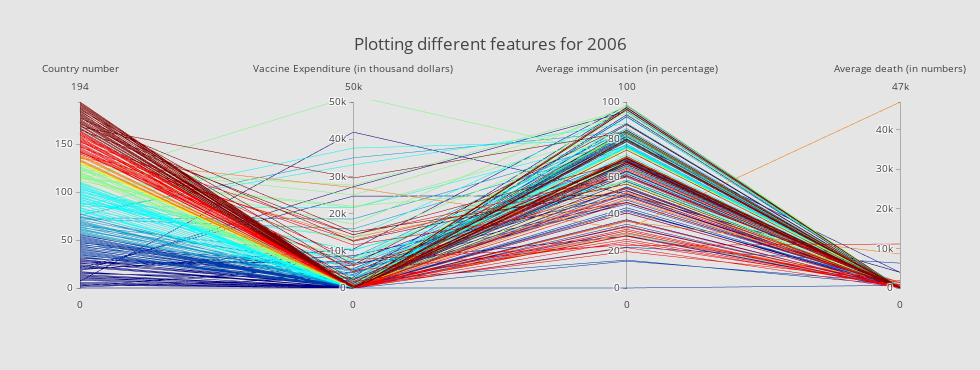
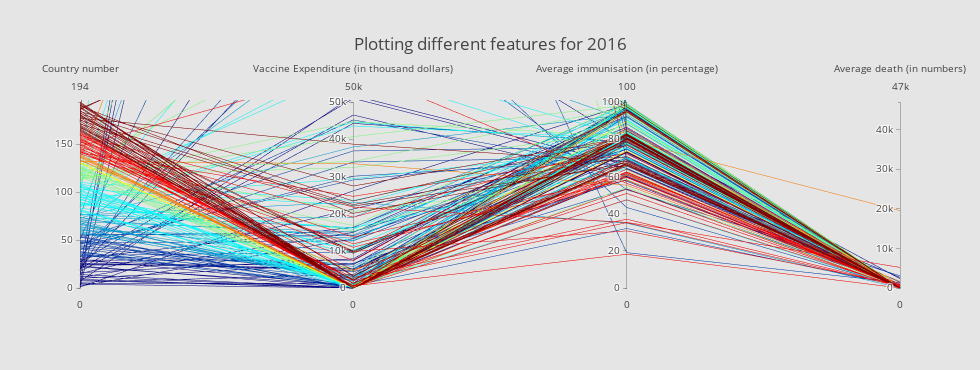

The cell these charts' notebook holds for them, in order:
### Code cell
# Parallel plot to compare features for the year 2006 and 2016

year3 = list(range(2006, 2017))

avg_death_2006, avg_immunisation_2006 = [], []
avg_death_2016, avg_immunisation_2016 = [], []

avg_death_2006 = ((dipth_death_data[2006] + tetanus_death_data[2006])/2 + hib_death_data[2006] + hep_death_data[2006] + measles_death_data[2006])/4
avg_immunisation_2006 = (DTP1_data['2006'] + DTP3_data['2006'] + HepBB_data['2006'] + HepB3_data['2006'] + MCV1_data['2006'] + MCV2_data['2006'] + Hib3_data['2006'])/7
avg_death_2016 = ((dipth_death_data[2016] + tetanus_death_data[2016])/2 + hib_death_data[2016] + hep_death_data[2016] + measles_death_data[2016])/4
avg_immunisation_2016 = (DTP1_data['2016'] + DTP3_data['2016'] + HepBB_data['2016'] + HepB3_data['2016'] + MCV1_data['2016'] + MCV2_data['2016'] + Hib3_data['2016'])/7

# Create a new data frame which has values for 2006
parallel_plot_data_2006 = pd.DataFrame(
    {'Country': DTP1_data['country'],
     'code': list(range(0,195)),
     'Region': DTP1_data['unicef_region'],
     'Vaccine_expenditure': health_spending_data[2006]/1000,
     'Avg_immunisation': avg_immunisation_2006,
     'Avg_death': avg_death_2006
    })

# Create a new data frame which has values for 2016
parallel_plot_data_2016 = pd.DataFrame(
    {'Country': DTP1_data['country'],
     'code': list(range(0,195)),
     'Region': DTP1_data['unicef_region'],
     'Vaccine_expenditure': health_spending_data[2016]/1000,
     'Avg_immunisation': avg_immunisation_2016,
     'Avg_death': avg_death_2016
    })

def calc_region_code (row):
   if row['Region'] == 'East Asia & Pacific':
      return 1
   if row['Region'] == 'Eastern & Southern Africa':
      return 2
   if row['Region'] == 'Eastern Europe & Central Asia':
      return 3
   if row['Region'] == 'Latin America & Caribbean':
      return 4
   if row['Region'] == 'Middle East & North Africa':
      return 5
   if row['Region'] == 'North America':
      return 6
   if row['Region'] == 'South Asia':
      return 7 
   if row['Region'] == 'West & Central Africa':
      return 8
   if row['Region'] == 'Western Europe':
      return 9
   return 0

parallel_plot_data_2006['Region_code'] = parallel_plot_data_2006.apply(lambda row: calc_region_code(row),axis=1)
parallel_plot_data_2006 = parallel_plot_data_2006.set_index('code')
parallel_plot_data_2006 = parallel_plot_data_2006.sort_values(['Region_code', 'Country'], ascending=[True, True])
parallel_plot_data_2006.index = range(len(parallel_plot_data_2006.index)) 

parallel_plot_data_2016['Region_code'] = parallel_plot_data_2016.apply(lambda row: calc_region_code(row),axis=1)
parallel_plot_data_2016 = parallel_plot_data_2016.set_index('code')
parallel_plot_data_2016 = parallel_plot_data_2016.sort_values(['Region_code', 'Country'], ascending=[True, True])
parallel_plot_data_2016.index = range(len(parallel_plot_data_2016.index)) 

#print(parallel_plot_data_2006['Avg_death'].mean())
#print(parallel_plot_data_2006)

data_2006 = [
    go.Parcoords(
        line = dict(color = parallel_plot_data_2006['Region_code'],
                   colorscale = "Jet"),
        dimensions = list([
            dict(range = [0,194],
                #constraintrange = [4,8],
                label = 'Country number', values = parallel_plot_data_2006.index),
            dict(range = [0,50000],
                label = 'Vaccine Expenditure (in thousand dollars)', values = parallel_plot_data_2006['Vaccine_expenditure']),
            dict(range = [0,100],
                label = 'Average immunisation (in percentage)', values = parallel_plot_data_2006['Avg_immunisation']),
            dict(range = [0,47000],
                label = 'Average death (in numbers)', values = parallel_plot_data_2006['Avg_death'])
        ])
    )
]

data_2016 = [
    go.Parcoords(
        line = dict(color = parallel_plot_data_2016['Region_code'],
                   colorscale = "Jet"),
        dimensions = list([
            dict(range = [0,194],
                #constraintrange = [4,8],
                label = 'Country number', values = parallel_plot_data_2016.index),
            dict(range = [0,50000],
                label = 'Vaccine Expenditure (in thousand dollars)', values = parallel_plot_data_2016['Vaccine_expenditure']),
            dict(range = [0,100],
                label = 'Average immunisation (in percentage)', values = parallel_plot_data_2016['Avg_immunisation']),
            dict(range = [0,47000],
                label = 'Average death (in numbers)', values = parallel_plot_data_2016['Avg_death'])
        ])
    )
]


layout_2006 = go.Layout(
    title='Plotting different features for 2006',
    plot_bgcolor = '#E5E5E5',
    paper_bgcolor = '#E5E5E5',
    width=980,
    height=370
)

layout_2016 = go.Layout(
    title='Plotting different features for 2016',
    plot_bgcolor = '#E5E5E5',
    paper_bgcolor = '#E5E5E5',
    width=980,
    height=370
)

fig1 = go.Figure(data = data_2006, layout = layout_2006)
iplot(fig1, filename = 'parcoords-basic')

fig2 = go.Figure(data = data_2016, layout = layout_2016)
iplot(fig2, filename = 'parcoords-basic')

### Figure 1 — Plotly figure (JSON) as saved in the notebook; plotly's stock layout.template omitted (floating-point values rounded to 4 significant figures; data arrays with more than 128 entries replaced by an {"elided": "..."} marker saying what was removed)
{"data": [{"dimensions": [{"label": "Country number", "range": [0, 194], "values": {"elided": "195 int values"}}, {"label": "Vaccine Expenditure (in thousand dollars)", "range": [0, 50000], "values": {"elided": "195 float values"}}, {"label": "Average immunisation (in percentage)", "range": [0, 100], "values": {"elided": "195 float values"}}, {"label": "Average death (in numbers)", "range": [0, 47000], "values": {"elided": "195 float values"}}], "line": {"color": {"elided": "195 int values"}, "colorscale": "Jet"}, "type": "parcoords", "uid": "4769de4e-d4d9-423a-9e03-e46193e9be6b"}], "layout": {"height": 370, "paper_bgcolor": "#E5E5E5", "plot_bgcolor": "#E5E5E5", "title": "Plotting different features for 2006", "width": 980}}

### Figure 2 — Plotly figure (JSON) as saved in the notebook; plotly's stock layout.template omitted (floating-point values rounded to 4 significant figures; data arrays with more than 128 entries replaced by an {"elided": "..."} marker saying what was removed)
{"data": [{"dimensions": [{"label": "Country number", "range": [0, 194], "values": {"elided": "195 int values"}}, {"label": "Vaccine Expenditure (in thousand dollars)", "range": [0, 50000], "values": {"elided": "195 float values"}}, {"label": "Average immunisation (in percentage)", "range": [0, 100], "values": {"elided": "195 float values"}}, {"label": "Average death (in numbers)", "range": [0, 47000], "values": {"elided": "195 float values"}}], "line": {"color": {"elided": "195 int values"}, "colorscale": "Jet"}, "type": "parcoords", "uid": "dda504e1-7fd2-463b-a03d-ded8d9ec3559"}], "layout": {"height": 370, "paper_bgcolor": "#E5E5E5", "plot_bgcolor": "#E5E5E5", "title": "Plotting different features for 2016", "width": 980}}
